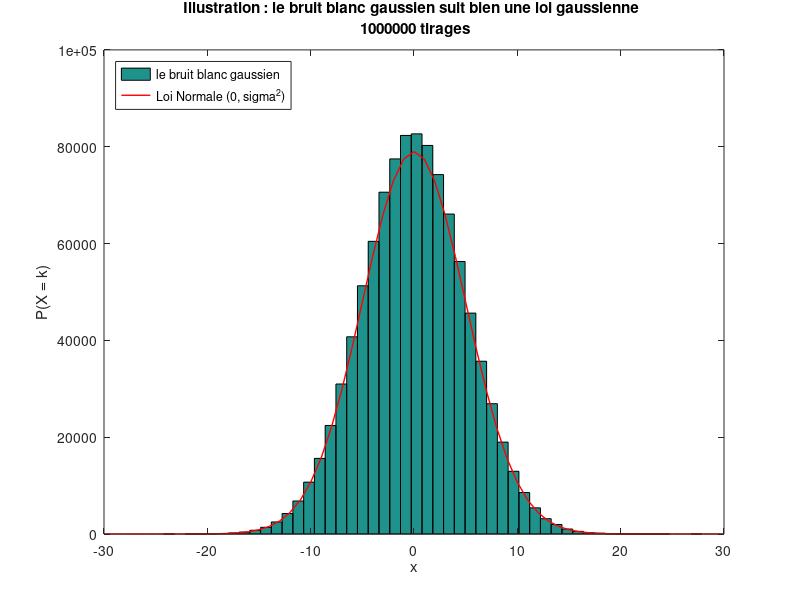

Reproduce this figure in MATLAB.

%% %% Vérification : e bruit généré suit une loi gaussienne (histogramme) %% %%
%% %%%%%%%%%%%%%%%%%%%% COPYRIGHT© : Lahoucine AMHOUCHE %%%%%%%%%%%%%%%%%%%% %%

mu = 0; % la moyenne de la gaussienne 

% sigma = sqrt(var(B(:,20)));

sigma = 5; % Ecart-type

%% Rappel : SNR : Puissance moyenne du signal / Puissance moyenne du bruit (linéaire) 

x = 0:0.1:100000;
pure = 2.*x+5;

a1 = rand(1,length(pure)); % generer des valeurs suivant une loi uniforme 
a2 = rand(1,length(pure)); % generer des valeurs suivant une loi uniforme 

%% %%%%%%%%%%%%%%%%%%%%%%%%%%%%%%%%%%%%%%%

x1 = -30:1:30;
amp_gaussienne = 990000;
pdf_th = (amp_gaussienne/(sqrt(2*pi*sigma^2))) * exp(-(x1-mu).^2/(2*sigma^2));

b = sigma .* sqrt(-2.*log(1-a1)) .* cos(2*pi.*a2);

figure(10);
hist(b, 50);
hold on; 
plot(x1, pdf_th, 'r', 'LineWidth', 1);

xlabel('x');
ylabel('P(X = k)');
title(sprintf('Illustration : le bruit blanc gaussien suit bien une loi gaussienne \n %d tirages', (length(b)-1)));

legend ('le bruit blanc gaussien', ...
        'Loi Normale (0, sigma^2)', 'Location', 'NorthWest');
    